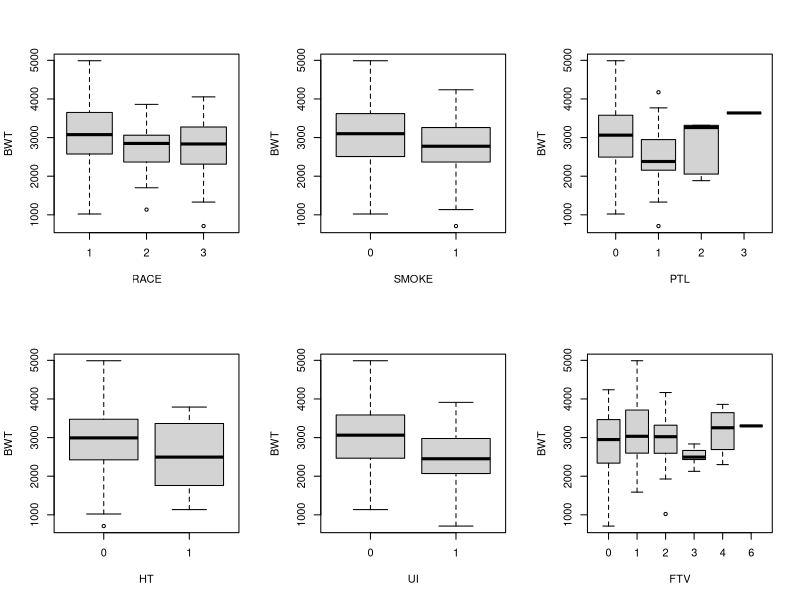
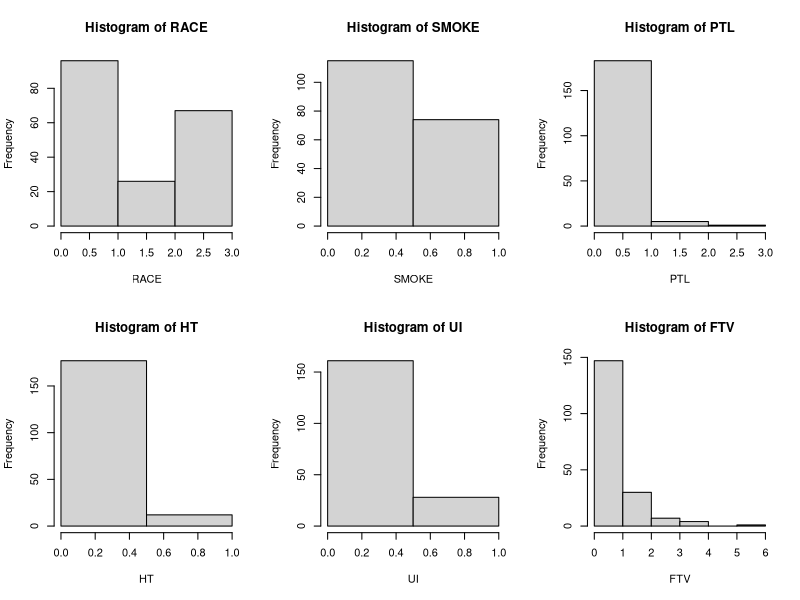
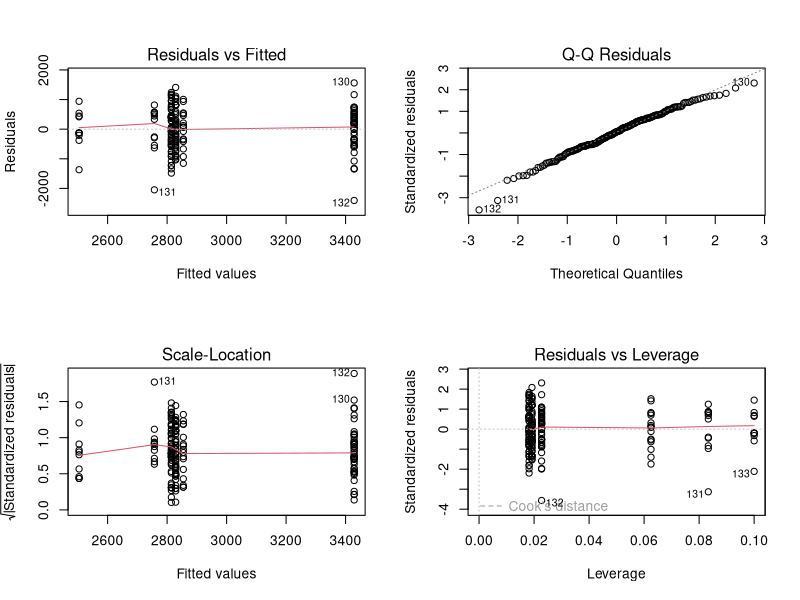
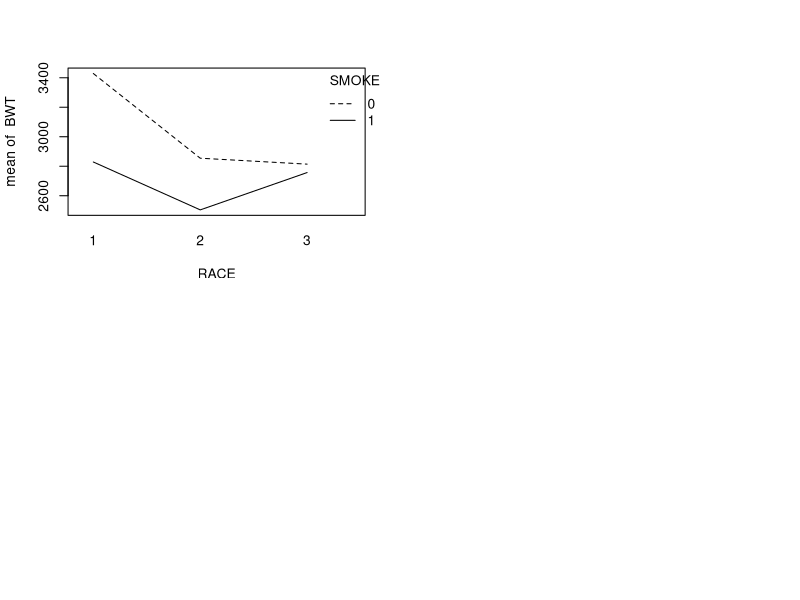

Recreate these plots in R, in order.
library(readxl)
library(dplyr)
library(tseries)
library(car)
#AGE   = wiek matki (w latach)
#LWT   = Weight in Pounds at the Last Menstrual Period
#RACE  = rasa (1 = biała, 2 = czarna, 3 = inna)
#SMOKE = palenie w trakcie ciąży (1 = tak, 0 = nie)
#PTL   = liczba wcześniejszych przedwczesnych porodów (0, 1,...)
#HT    = nadciśnienie (1 = tak, 0 = nie)
#UI    = presence of uterine irritability
#FTV   = liczba wizyt u lekarza w pierwszym trymestrze ciąży (0, 1, 2,...)
#BWT   = waga urodzonego dziecka (w gramach)


data <- read_xls("urodzenia.xls")

summary(data) 
attach(data)
#normalność rozkłądu zmiennej zależnej
shapiro.test(BWT)
jarque.bera.test(BWT)
#jest normalnie

attach(data)
par(mfrow = c(2,3))
boxplot(BWT ~ RACE, xlab = "RACE", ylab = "BWT")
boxplot(BWT ~ SMOKE, xlab = "SMOKE", ylab = "BWT")
boxplot(BWT ~ PTL, xlab = "PTL", ylab = "BWT")  # odrzucam
boxplot(BWT ~ HT, xlab = "HT", ylab = "BWT")
boxplot(BWT ~ UI, xlab = "UI", ylab = "BWT")
boxplot(BWT ~ FTV, xlab = "FTV", ylab = "BWT")

par(mfrow = c(2,3))
hist(RACE, breaks = c(0, 1, 2, 3))
hist(SMOKE, breaks = 2)
hist(PTL, breaks = 4)
hist(HT, breaks = 2)
hist(UI, breaks = 2)
hist(FTV, breaks = 6)

a <- NULL
b <- NULL
for (x in 1:3) {
  a[x] <- shapiro.test(data$BWT[which(data$RACE == x)])$p.value
  a[x+3] <- jarque.bera.test(data$BWT[which(data$RACE == x)])$p.value
  if(x < 3)
  {
    b[x] <- shapiro.test(data$BWT[which(data$SMOKE == x - 1)])$p.value
    b[x+2] <- jarque.bera.test((data$BWT[which(data$SMOKE == x - 1)]))$p.value
  }
}
#w każdej z podgrup nie ma przesłanek do odrzucenia hipotezy o normalnośći rozkładu
mean(a < 0.05)
mean(b < 0.05)

library(psych)
#describeBy(BWT, RACE)
describeBy(BWT, FTV)


bartlett.test(BWT ~ RACE)
bartlett.test(BWT ~ SMOKE)

leveneTest(BWT, as.factor(RACE))
leveneTest(BWT, as.factor(SMOKE))
#oba testy nie wskazują aby wariancje w grupach były istotnie 

data$RACE <- as.factor(data$RACE)
data$SMOKE <- as.factor(data$SMOKE)

fit <- aov(BWT ~ RACE * SMOKE, data)
fit_s <- summary(fit)

str(fit)
par(mfrow = c(2, 2))
plot(fit)

#nie ma interakcji pomiędzy zmiennymi 
interaction.plot(RACE, SMOKE, BWT)



TukeyHSD(fit)

















